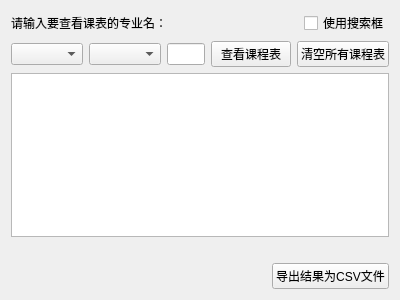
<?xml version="1.0" encoding="UTF-8"?>
<ui version="4.0">
 <class>query_schedule</class>
 <widget class="QWidget" name="query_schedule">
  <property name="geometry">
   <rect>
    <x>0</x>
    <y>0</y>
    <width>400</width>
    <height>300</height>
   </rect>
  </property>
  <property name="windowTitle">
   <string>Form</string>
  </property>
  <layout class="QVBoxLayout" name="verticalLayout">
   <item>
    <layout class="QHBoxLayout" name="horizontalLayout_2">
     <item>
      <widget class="QLabel" name="label">
       <property name="text">
        <string>请输入要查看课表的专业名：</string>
       </property>
      </widget>
     </item>
     <item>
      <spacer name="horizontalSpacer">
       <property name="orientation">
        <enum>Qt::Horizontal</enum>
       </property>
       <property name="sizeHint" stdset="0">
        <size>
         <width>40</width>
         <height>20</height>
        </size>
       </property>
      </spacer>
     </item>
     <item>
      <widget class="QCheckBox" name="checkBox">
       <property name="text">
        <string>使用搜索框</string>
       </property>
      </widget>
     </item>
    </layout>
   </item>
   <item>
    <layout class="QHBoxLayout" name="horizontalLayout">
     <item>
      <widget class="QComboBox" name="comboBox"/>
     </item>
     <item>
      <widget class="QComboBox" name="comboBox_2"/>
     </item>
     <item>
      <widget class="QLineEdit" name="lineEdit"/>
     </item>
     <item>
      <widget class="QPushButton" name="pushButton">
       <property name="text">
        <string>查看课程表</string>
       </property>
      </widget>
     </item>
     <item>
      <widget class="QPushButton" name="pushButton_2">
       <property name="text">
        <string>清空所有课程表</string>
       </property>
      </widget>
     </item>
    </layout>
   </item>
   <item>
    <widget class="QTableWidget" name="tableWidget"/>
   </item>
   <item>
    <layout class="QHBoxLayout" name="horizontalLayout_3">
     <property name="topMargin">
      <number>20</number>
     </property>
     <item>
      <spacer name="horizontalSpacer_2">
       <property name="orientation">
        <enum>Qt::Horizontal</enum>
       </property>
       <property name="sizeHint" stdset="0">
        <size>
         <width>40</width>
         <height>20</height>
        </size>
       </property>
      </spacer>
     </item>
     <item>
      <widget class="QPushButton" name="pushButton_3">
       <property name="text">
        <string>导出结果为CSV文件</string>
       </property>
      </widget>
     </item>
    </layout>
   </item>
  </layout>
 </widget>
 <resources/>
 <connections/>
</ui>
